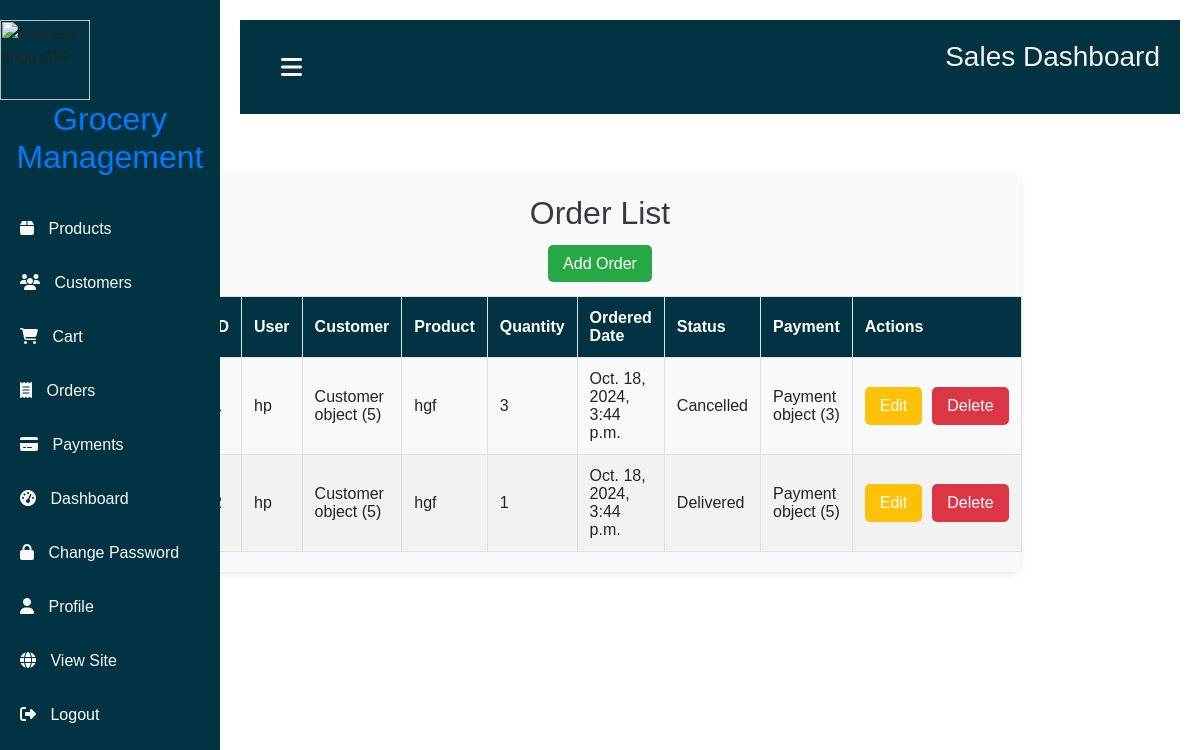
The page /order/ on the database its author committed.
### app/models.py (models this page shows, shortened)
class Orderplaced(models.Model):
    user = models.ForeignKey(User, on_delete=models.CASCADE)
    customer = models.ForeignKey(Customer, on_delete=models.CASCADE)
    product = models.ForeignKey(Product, on_delete=models.CASCADE)
    quantity = models.PositiveIntegerField(default=1)
    ordered_date = models.DateTimeField(auto_now_add=True)
    status = models.CharField(max_length=50, choices=STATUS_CHOICES, default='Pending')
    payment = models.ForeignKey(Payment, on_delete=models.CASCADE,default="")
    admin_notified = models.BooleanField(default=False)
    canceled_by = models.ForeignKey(User, null=True, blank=True, related_name='canceled_orders', on_delete=models.SET_NULL)
    canceled_date = models.DateTimeField(null=True, blank=True)

class Customer(models.Model):
    user = models.ForeignKey(User, on_delete=models.CASCADE)
    name = models.CharField(max_length=200)
    locality = models.CharField(max_length=200)
    city = models.CharField(max_length=50)
    mobile = models.IntegerField(default=0)
    zipcod = models.IntegerField()
    state = models.CharField(choices=STATE_CHOICES, max_length=100)

class Product(models.Model):
    title = models.CharField(max_length=100)
    selling_price = models.FloatField()
    discounted_price = models.FloatField()
    description = models.TextField(default='')
    composition =models.TextField(default='')
    uses = models.TextField(default='')
    category = models.CharField(choices=CATEGORY_CHOICES, max_length=2)
    Product_image = models.ImageField(upload_to='products/')
    def __str__(self):
        return self.title

class Payment(models.Model):
    user=models.ForeignKey(User,on_delete=models.CASCADE)
    amount=models.FloatField()
    razorpay_order_id=models.CharField(max_length=100,blank=True,null=True)
    razorpay_payment_status=models.CharField(max_length=100,blank=True,null=True)
    razorpay_payment_id=models.CharField(max_length=100,blank=True,null=True)
    paid=models.BooleanField(default=False)

### app/views.py (the view)
# urls.py: path('order/', order_list, name='order_list'),
def order_list(request):
    orders = Orderplaced.objects.all()
    return render(request, 'admin/order_list.html', {'orders': orders})

### app/templates/admin/order_list.html (shortened to what this page needs)
{% block content %}
<div class="sidebar">
    {% include 'admin/sidebar.html' %}
</div>
<div class="form-container">
    <h2>Order List</h2>
    <div class="button-container">
        <a href="{% url 'order_add' %}" class="button add-button">Add Order</a>
    </div>
    <table>
        <thead>
            <tr>
                <th>ID</th>
                <th>User</th>
                <th>Customer</th>
                <th>Product</th>
                <th>Quantity</th>
                <th>Ordered Date</th>
                <th>Status</th>
                <th>Payment</th>
                <th>Actions</th>
            </tr>
        </thead>
        <tbody>
            {% for order in orders %}
            <tr>
                <td>{{ order.id }}</td>
                <td>{{ order.user }}</td>
                <td>{{ order.customer }}</td>
                <td>{{ order.product }}</td>
                <td>{{ order.quantity }}</td>
                <td>{{ order.ordered_date }}</td>
                <td>{{ order.status }}</td>
                <td>{{ order.payment }}</td>
                <td>
                    <div class="action-buttons">
                        <a href="{% url 'order_edit' order.id %}" class="button edit">Edit</a>
                        <a href="{% url 'order_delete' order.id %}" class="button delete" onclick="return confirm('Are you sure you want to delete this order?');">Delete</a>
                    </div>
                </td>
            </tr>
            {% endfor %}
        </tbody>
    </table>
</div>
{% endblock %}

### app/templates/admin/sidebar.html (shortened to what this page needs)
<!DOCTYPE html>
<html lang="en">
<head>
    <link rel="stylesheet" href="{% load static %}{% static 'css/bootstrap.min.css' %}">
    <link rel="stylesheet" href="{% load static %}{% static 'css/styles.css' %}">
    <link rel="stylesheet" href="https://cdnjs.cloudflare.com/ajax/libs/font-awesome/6.5.0/css/all.min.css">
    <script src="{% load static %}{% static 'js/bootstrap.bundle.min.js' %}"></script>
</head>
<body>
    <div id="sidebar">
        <img src="https://media.tenor.com/KFwN-qERWW8AAAAj/foodpanda-panda.gif" alt="Grocery shop GIF" style="width: 90px; height: 80px;">
        <h2>Grocery Management</h2>
        <a href="{% url 'product_list' %}"><i class="fas fa-box"></i> <span>Products</span></a>
        <a href="{% url 'customer_list' %}"><i class="fas fa-users"></i> <span>Customers</span></a>
        <a href="{% url 'cart_list' %}"><i class="fas fa-shopping-cart"></i> <span>Cart</span></a>
        <a href="{% url 'order_list' %}"><i class="fas fa-receipt"></i> <span>Orders</span></a>
        <a href="{% url 'payment_list' %}"><i class="fas fa-credit-card"></i> <span>Payments</span></a>
        <a href="{% url 'dashboard' %}"><i class="fas fa-tachometer-alt"></i> <span>Dashboard</span></a>
        <a href="{% url 'passwordchange' %}"><i class="fas fa-lock"></i> <span>Change Password</span></a>
        <a href="{% url 'profile' %}"><i class="fas fa-user"></i> <span>Profile</span></a>
        <a href="{% url 'home' %}"><i class="fas fa-globe"></i> <span>View Site</span></a>
        <a href="{% url 'logout' %}"><button type="submit" class="dropdown-item"><i class="fas fa-sign-out-alt"></i> <span>Logout</span></button></a>
    </div>
    <div id="main">
        <div class="dashboard-header">
            <button class="toggle-btn" onclick="toggleSidebar()"><i class="fas fa-bars"></i></button>
            <h1>Sales Dashboard</h1>
        </div>
    </div>
</body>
</html>

### app/static/app/styles.css (style rules this page uses)
body { font-family: Arial, sans-serif; margin: 0; padding-top:40%; }
h2 { color: #35424a; }
table { width: 100%; border-collapse: collapse; margin-top: 20px; }
table, th, td { border: 1px solid #ccc; }
th { background: #35424a; color: #ffffff; padding: 10px; }
td { padding: 10px; }
.button { background: #35424a; color: #ffffff; padding: 10px 15px; text-decoration: none; border: none; cursor: pointer; border-radius: 5px; }
.edit { background: #f39c12; }
.delete { background: #e74c3c; }

### app/templates/admin/sidebar.html (style rules this page uses)
body { margin: 0; padding: 0; font-family: Arial, sans-serif; }
#sidebar { background-color: #013342; position: fixed; top: 0; left: 0; height: 100%; width: 220px; padding-top: 20px; z-index: 1000; transition: width 0.3s ease; }
#sidebar h2 { color: #007bff; text-align: center; margin-bottom: 30px; }
#sidebar a { display: block; color: rgb(248, 248, 248); text-decoration: none; padding: 10px 20px; margin: 10px 0; font-weight: 500; transition: background 0.3s, color 0.3s; }
#sidebar a i { margin-right: 10px; }
#main { margin-left: 220px; padding: 20px; transition: margin-left 0.3s ease; }
#main h1 { color: rgb(247, 243, 243); margin-bottom: 20px; font-size: 28px; }
.dashboard-header { display: flex; align-items: center; justify-content: space-between; padding: 20px; background-color: #013342; color: white; margin-bottom: 20px; }
.dashboard-header h1 { margin: 0; font-size: 24px; color: white; }
button.dropdown-item { border: none; background: none; cursor: pointer; color: white; }
.toggle-btn { font-size: 24px; color: white; cursor: pointer; border: none; background: none; margin-left: 15px; outline: none; }

### app/templates/admin/order_list.html (style rules this page uses)
.form-container { margin: 20px 15%; padding: 20px; text-align: center; background-color: #f8f9fa; border-radius: 8px; box-shadow: 0 2px 8px rgba(0, 0, 0, 0.1); }
.form-container h2 { color: #343a40; margin-bottom: 20px; }
.button-container { margin-bottom: 20px; }
table { width: 100%; border-collapse: collapse; margin-top: 20px; }
th, td { padding: 12px; text-align: left; border: 1px solid #dee2e6; }
th { background-color: #013342; color: white; font-weight: bold; }
tr:nth-child(even) { background-color: #f2f2f2; }
.button { background-color: #28a745; color: white; padding: 10px 15px; text-decoration: none; border-radius: 5px; transition: background-color 0.3s; }
.edit { background-color: #ffc107; }
.delete { background-color: #dc3545; }
.action-buttons { display: flex; gap: 10px; }

### rows shown on the page
Orderplaced: user "hp", customer "Customer object (5)", product "hgf", quantity "3", ordered_date "Oct. 18, 2024, 3:44 p.m.", status "Cancelled", payment "Payment object (3)"
Orderplaced: user "hp", customer "Customer object (5)", product "hgf", quantity "1", ordered_date "Oct. 18, 2024, 3:44 p.m.", status "Delivered", payment "Payment object (5)"
